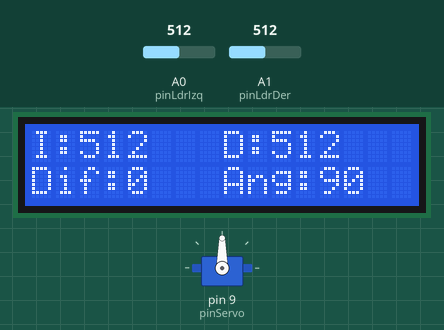
Bench run of a sketch on a simulated Arduino Uno, built with avr-gcc and run on an emulated ATmega328P. Shown: servo, 16×2 character LCD. Inputs (shaded band) come from the test bench; at power-on: A0 (pinLdrIzq) = 512, A1 (pinLdrDer) = 512.

Above: at 1.2 s.
1.3 s: A0 (pinLdrIzq) set to 537
At 2.2 s:
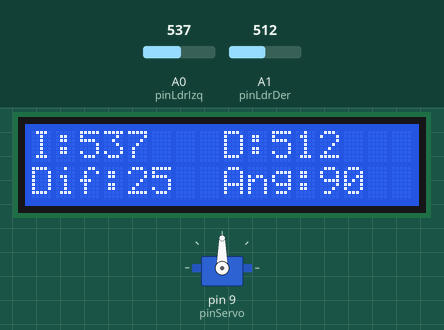
2.8 s: A0 (pinLdrIzq) set to 569
At 3.03 s:
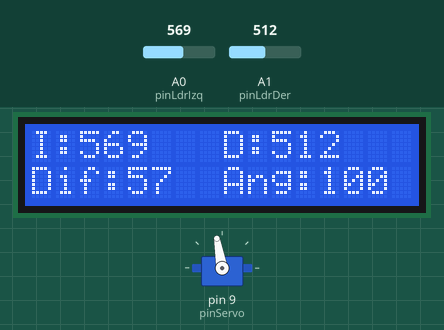
4.6 s: A1 (pinLdrDer) set to 539
At 5.8 s:
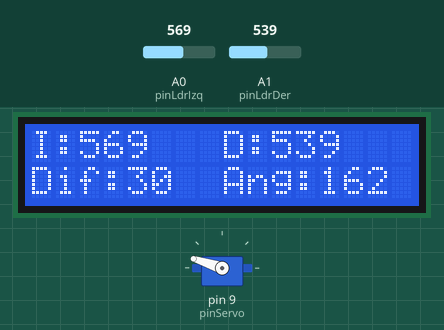
6.1 s: A1 (pinLdrDer) set to 511
At 7.4 s:
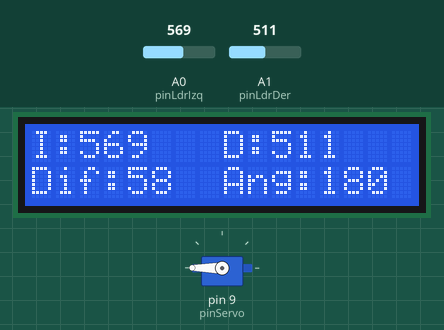
8.0 s: A1 (pinLdrDer) set to 599
At 8.6 s:
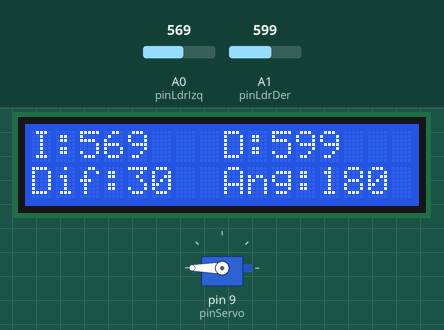
9.5 s: A1 (pinLdrDer) set to 617
At 14.7 s:
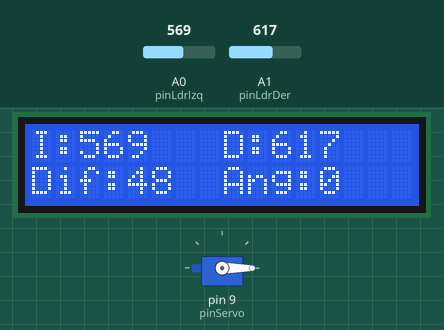
Timing chart, 0 to 15.0 s (numbered marks = the images above; inputs shaded):
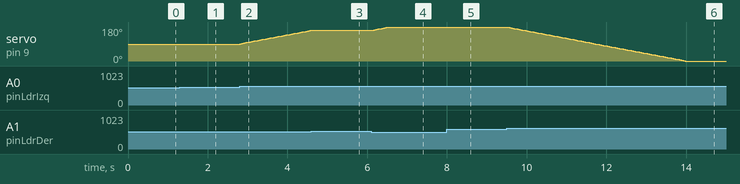

The sketch:

seguidor_solar_ticis1.ino
```cpp
#include <Servo.h>
#include <LiquidCrystal.h>
Servo miServo;

//Configuración de Pines
const int pinLdrIzq = A0;
const int pinLdrDer = A1;
const int pinServo = 9;

//Pines de la pantalla LCD
LiquidCrystal lcd(12, 11, 5, 4, 3, 2);

//Variables de Control del Servo
int anguloActual = 90;
const int paso = 2;
const int tolerancia = 40;

//Variables para el control de tiempo
unsigned long tiempoAnterior = 0;
const long intervalo = 50;

void setup() {
  Serial.begin(9600);

  // Configuración del Servo
  miServo.attach(pinServo);
  miServo.write(anguloActual);

  // Inicialización de la pantalla LCD
  lcd.begin(16, 2);
  lcd.print("Iniciando...");
}

void loop() {
  unsigned long tiempoActual = millis();

  if (tiempoActual - tiempoAnterior >= intervalo) {
    tiempoAnterior = tiempoActual;

    //Lógica Intacta del Seguidor Solar
    int luzIzq = analogRead(pinLdrIzq);
    int luzDer = analogRead(pinLdrDer);
    int diferencia = abs(luzIzq - luzDer);

    if (diferencia > tolerancia) {
      if (luzIzq > luzDer) {
        anguloActual += paso;
      }
      else if (luzDer > luzIzq) {
        anguloActual -= paso;
      }

      anguloActual = constrain(anguloActual, 0, 180);
      miServo.write(anguloActual);
    }


    lcd.clear();

    // FILA 1: Muestra lecturas de los LDR
    lcd.setCursor(0, 0);
    lcd.print("I:");
    lcd.print(luzIzq);

    lcd.setCursor(8, 0);
    lcd.print("D:");
    lcd.print(luzDer);

    // FILA 2: Muestra la diferencia y el ángulo actual
    lcd.setCursor(0, 1);
    lcd.print("Dif:");
    lcd.print(diferencia);

    lcd.setCursor(8, 1);
    lcd.print("Ang:");
    lcd.print(anguloActual);
  }
}
```

Measured:
- the behaviour switches between 528 and 529 on A1 (pinLdrDer) (found by bisection; images 2 and 3)
- the behaviour switches between 609 and 610 on A1 (pinLdrDer) (found by bisection; images 5 and 6)
- after the input at 1.3 s, the display: changes at once (image 1)
- after the input at 2.8 s, servo on pin 9 (pinServo): moves from 90° to 162° over 1.8 s, starting at once; the display: first changes at once (image 2 shows a later state)
- after the input at 4.6 s, servo on pin 9 (pinServo): stays 162° (without the input it goes to 164° after 0.02 s)
- after the input at 6.1 s, servo on pin 9 (pinServo): moves from 162° to 180° over 0.40 s, starting at once; the display: first changes at once (image 4 shows a later state)
- after the input at 8.0 s, the display: changes at once (image 5)
- after the input at 9.5 s, servo on pin 9 (pinServo): moves from 180° to 0° over 4.5 s, starting at once; the display: first changes at once (image 6 shows a later state)
